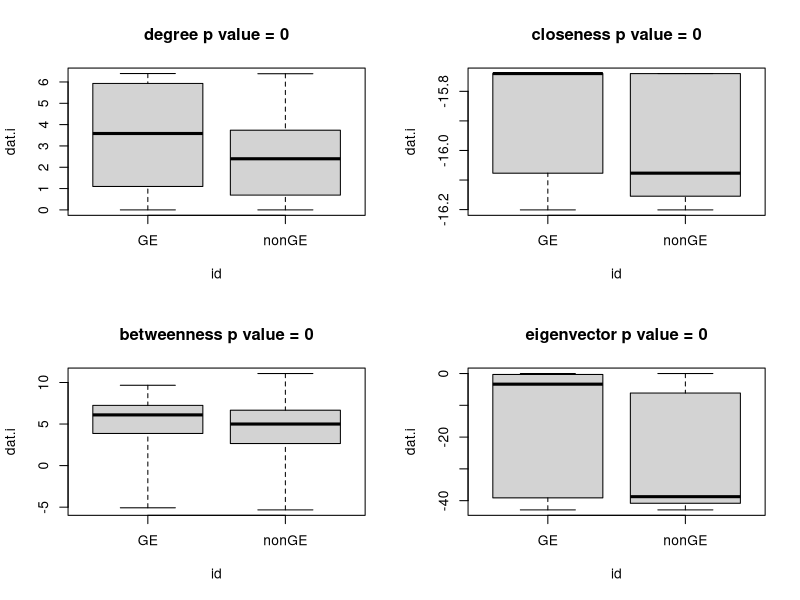

Write R code to recreate this figure.
#libraries
library(igraph)

#data
dat.test<- read.csv("../data/gene_expression_net_feltus_main.csv")

genes <- read.csv("../data/FDR0.1/Cold GxE FDR0.1.csv")

genes <- as.character(genes[,1])

layout(matrix(1:4,ncol=2))
for(i in 2:ncol(dat.test)){
  dat.i <- dat.test[which(is.finite(log(dat.test[,i]))==TRUE),]
  use <- which(dat.i[,1] %in% genes)
  id <- rep('nonGE',nrow(dat.i))
  id[use] <- 'GE'
  dat.i <- log(dat.i[,i])
  obs.i <- abs(mean(dat.i[use])-mean(dat.i[-use]))
  len1 <- c()
  for(j in 1:1000){
    use.j <- sample(1:length(id), length(use), replace=TRUE)
    met.j <- abs(mean(dat.i[use.j])-mean(dat.i[-use.j]))
    len1 <- c(len1,met.j)
  }
  p.i <- round(length(which(len1>obs.i)),4)/j
  boxplot(dat.i~id,main=paste0(colnames(dat.test)[i],' p value = ',p.i), range = 0)
}